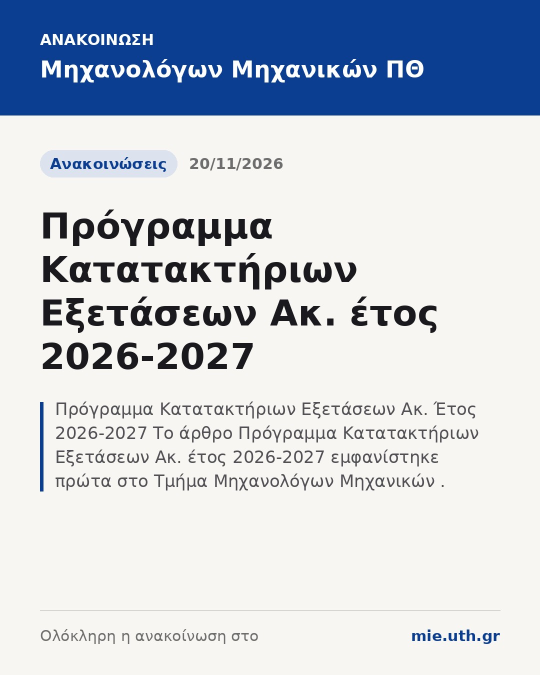
#> input picture images/mie/b2e5f8e7c4c8.jpg, 1080 x 1350 px (shown at 1/2 size)
$ python -i schedule_render.py   (imports and definitions only)
#> lines starting #> are read from the running program, lines starting #| are printed output that depends on the picture
"""Ωρολόγιο πρόγραμμα ως σελίδες καρουσέλ, στο ύφος του template.

Είσοδος: schedule.json (από το PDF του τμήματος) με, ανά εξάμηνο,
  hours: [[9,10], …], cells: {"<ημέρα 0-4>:<ώρα>": [{name, teacher, room}, …]}
"""
from __future__ import annotations

import re
from pathlib import Path

from PIL import Image, ImageDraw, ImageFont

import theme_dap as t

W, H = 1080, 1350
DAYS = ["ΔΕΥΤΕΡΑ", "ΤΡΙΤΗ", "ΤΕΤΑΡΤΗ", "ΠΕΜΠΤΗ", "ΠΑΡΑΣΚΕΥΗ"]
# Ανοιχτό φόντο: δίνει αντίθεση με το μπλε εξώφυλλο του καρουσέλ
PALETTE = [(0, 122, 204), (0, 150, 120), (110, 84, 220), (214, 140, 0),
           (214, 58, 120), (90, 150, 20), (226, 96, 30), (40, 90, 200), (90, 100, 120)]
PAPER = (246, 248, 252)
INK = t.NAVY
MUTED = (96, 112, 140)
LINE = (214, 222, 236)


def _tint(c, k=0.86):
    return tuple(int(v + (255 - v) * k) for v in c)


# [34 lines left out: functions _navy_logo, short_room, nice_name, not called in this run]


def _key(e: dict) -> str:
    """Το ίδιο μάθημα με/χωρίς «ΒΙΟΜ.» κ.λπ. → ίδιο χρώμα."""
    return re.sub(r"[^Α-ΩA-Z]", "", nice_name(e["name"]).replace("· ΦΡΟΝΤ.", ""))[:18]


# [146 lines left out: functions blocks, _fit, render_semester, not called in this run]


def render_cover(src: dict, out: Path, semesters=(1, 3, 5, 7, 9), story: bool = False,
                 subtitle: str = "ΧΕΙΜΕΡΙΝΟ ΕΞΑΜΗΝΟ 2026-27") -> Path:
    """Εξώφυλλο στο ίδιο ανοιχτό ύφος με τις σελίδες των εξαμήνων."""
    HH = 1920 if story else H
    top = 250 if story else 0
    img = Image.new("RGBA", (W, HH), PAPER + (255,))
    d = ImageDraw.Draw(img, "RGBA")
    d.rectangle([0, 0, W, 10], fill=t.MID)

    x = 84
    y0 = 70 + top
    logo = t.ROOT / "assets" / f"logo_{src.get('id', '')}.png"
    lw = 0
    if logo.exists():
        lg = _navy_logo(logo)
        lg = lg.resize((104, int(lg.height * 104 / lg.width)), Image.LANCZOS)
        img.paste(lg, (x, y0), lg)
        lw = 104
    hx = x + (lw + 24 if lw else 0)
    d.text((hx, y0 + 8), "ΤΜΗΜΑ " + t._upper_gr(re.sub(r"\s*ΠΘ$", "", src["name"])),
           font=ImageFont.truetype(t.BLACK, 44), fill=INK)
    d.text((hx, y0 + 62), "ΠΑΝΕΠΙΣΤΗΜΙΟ ΘΕΣΣΑΛΙΑΣ", font=ImageFont.truetype(t.MED, 26), fill=MUTED)

    # τίτλος: μόνο λευκό + μπλε, χωρίς διακοσμητικά
    ft = ImageFont.truetype(t.BLACK, 158)
    lines = ["ΩΡΟΛΟΓΙΟ", "ΠΡΟΓΡΑΜΜΑ", "ΧΕΙΜΕΡΙΝΟΥ", "ΕΞΑΜΗΝΟΥ"]
    block = len(lines) * 158 + 40 + 110
    area_top, area_bot = y0 + 150, HH - (300 if story else 0) - 170
    y = area_top + (area_bot - area_top - block) / 2
    for ln in lines:
        d.text((x - 4, y), ln, font=ft, fill=INK)
        y += 158
    d.rectangle([x, y + 22, x + 120, y + 32], fill=t.MID)
    d.text((x, y + 50), "2026-27", font=ImageFont.truetype(t.BLACK, 96), fill=t.MID)

    fb = HH - (300 if story else 0) - 110
    d.line([(x, fb - 24), (W - x, fb - 24)], fill=LINE, width=2)
    if story:
        d.text((x, fb), "Δες το post στο προφίλ μας", font=ImageFont.truetype(t.REG, 30), fill=MUTED)
        d.text((x, fb + 38), "Όλα τα εξάμηνα →", font=ImageFont.truetype(t.BOLD, 40), fill=t.MID)
    else:
        d.text((x, fb), "Σύρε για το πρόγραμμα", font=ImageFont.truetype(t.REG, 30), fill=MUTED)
        d.text((x, fb + 38), "Όλα τα εξάμηνα →", font=ImageFont.truetype(t.BOLD, 40), fill=t.MID)
    out.parent.mkdir(parents=True, exist_ok=True)
    img.convert("RGB").save(out, "JPEG", quality=93)
    return out

>>> import cv2
>>> picture = cv2.imread('images/mie/b2e5f8e7c4c8.jpg', cv2.IMREAD_GRAYSCALE)
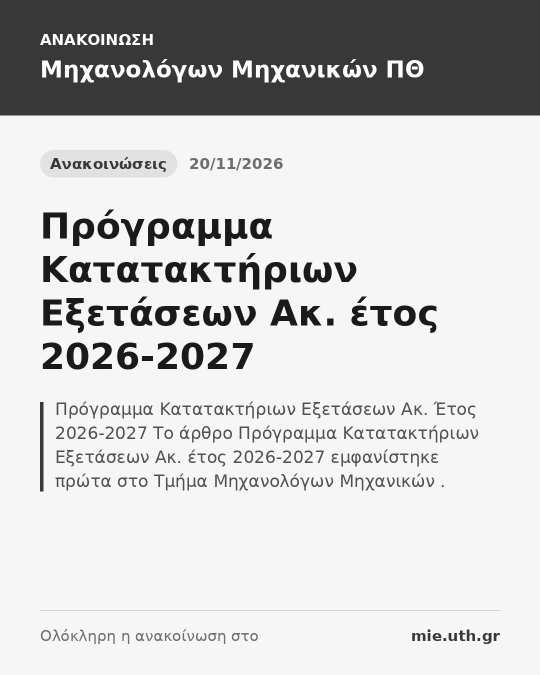
#> picture: shape (1350, 1080) (shown at 1/2 size); min 11, max 255, mean 203.6
>>> result = render_cover(picture, 'out.png')
#> in render_cover, `img = Image.new("RGBA", (W, HH), PAPER + (255,))`:
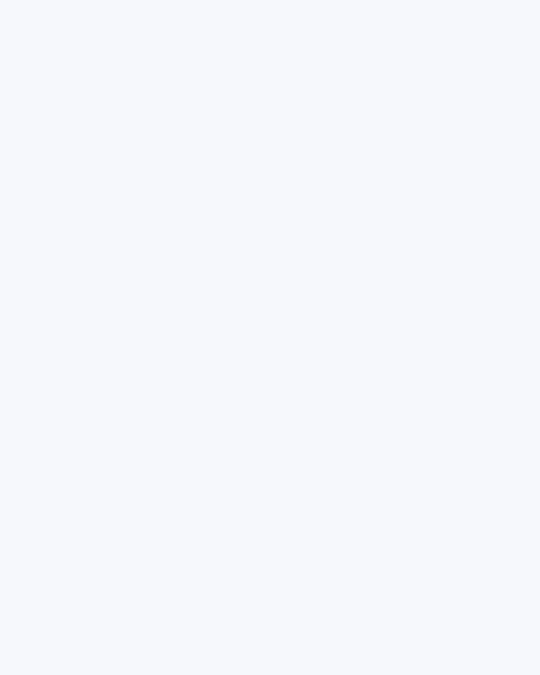
#> img: PIL image 1080x1350 RGBA (shown at 1/2 size); mean R, G, B, A 246, 248, 252, 255
#> (the run stopped early here; a loop or call above may not have finished)
